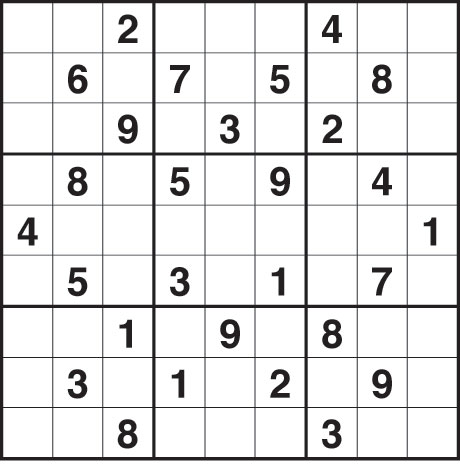
#> input picture pictures/sudoku.jpg, 460 x 467 px, found by its file name
$ python '2. Probabilistic Hough Transform.py'
#> lines starting #> are read from the running program, lines starting #| are printed output that depends on the picture; after the words box and inside, x2 and y2 are one past the last pixel; in counts of white or black regions, pixels touching at a corner belong together
import cv2 as cv
import numpy as np


img = cv.imread('pictures/sudoku.jpg')
#> img is the input picture: shape (467, 460, 3); mean B, G, R 229.2, 229, 229.3
gray = cv.cvtColor(img, cv.COLOR_BGR2GRAY)
edges = cv.Canny(gray, 50, 150, apertureSize=3)
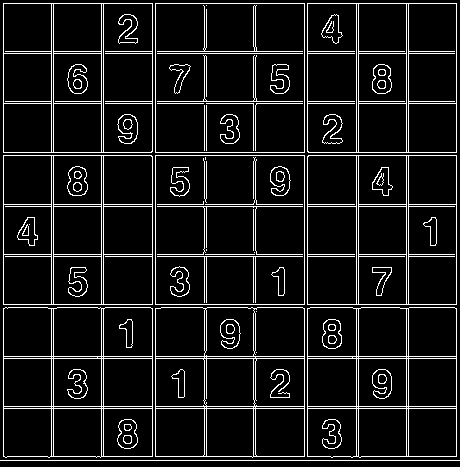
#> edges: shape (467, 460); 9.2% white in thin lines or dots
lines = cv.HoughLinesP(edges, 1, np.pi/180, 100,
                       minLineLength=100, maxLineGap=10)
#> lines = 37 rows, first 6: [307, 460, 307, 3], [3, 356, 456, 356], [3, 358, 456, 358], [304, 460, 304, 3], [3, 155, 456, 155], [3, 206, 456, 206]


for line in lines:
    x1, y1, x2, y2 = line[0]
    cv.line(img, (x1, y1), (x2, y2), (0, 255, 0), 2)
#> this loop made 37 passes
#> (x1, y1, x2, y2) on passes 1 to 12: (307, 460, 307, 3), (3, 356, 456, 356), (3, 358, 456, 358), (304, 460, 304, 3), (3, 155, 456, 155), (3, 206, 456, 206), (358, 460, 358, 3), (53, 460, 53, 3), (3, 304, 456, 304), (406, 460, 406, 3), (408, 460, 408, 3), (152, 460, 152, 3)
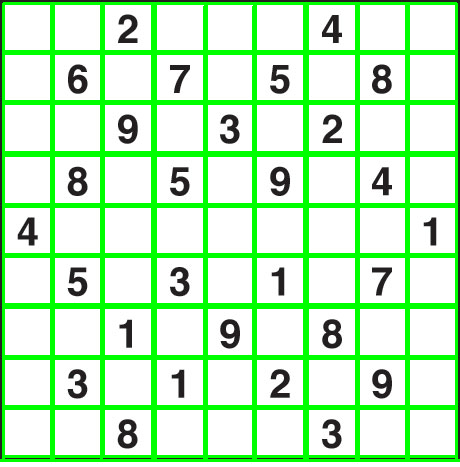
#> img: shape (467, 460, 3); 19.97% of pixels changed, all inside (x1, y1, x2, y2) = (0, 2, 460, 462)

cv.imwrite('pictures/houghlines5.jpg', img)

$ run again, with pictures/23Nisan.jpg copied over pictures/sudoku.jpg
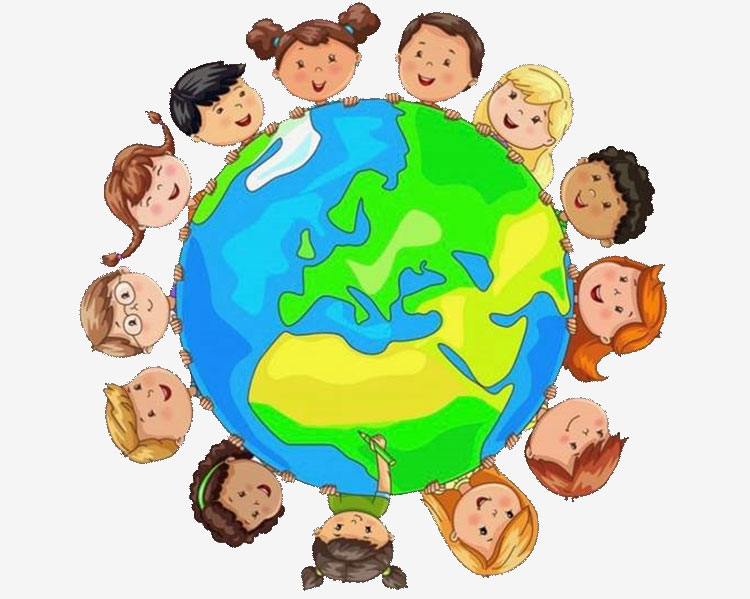
#> input picture pictures/23Nisan.jpg, 750 x 599 px, found by its file name
#> img is the input picture: shape (599, 750, 3); mean B, G, R 177.6, 209.2, 187.5
#> `edges = cv.Canny(gray, 50, 150, apertureSize=3)`:
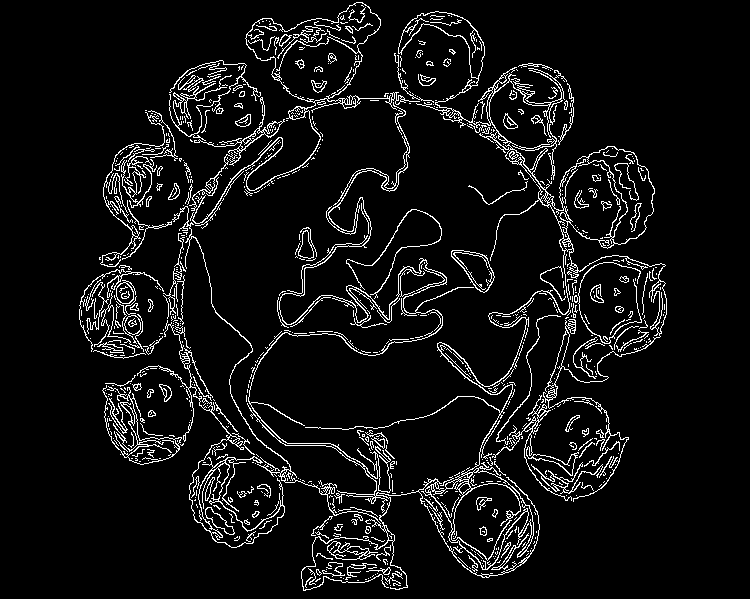
#> edges: shape (599, 750); 6.9% white in thin lines or dots, all inside (x1, y1, x2, y2) = (79, 2, 667, 591)
#> lines = [[525, 458, 587, 265], [447, 517, 512, 389], [412, 490, 512, 481], [407, 93, 520, 153], [559, 196, 581, 317], [226, 154, 342, 87]]
#> the loop `for line in lines:` made 6 passes
#> after the loop `for line in lines:`:
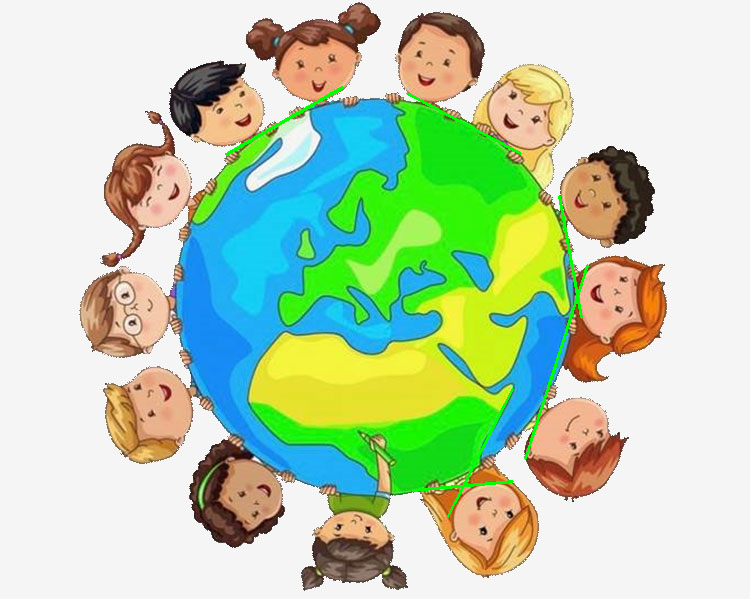
#> img: shape (599, 750, 3); 0.53% of pixels changed, all inside (x1, y1, x2, y2) = (225, 86, 589, 519)
